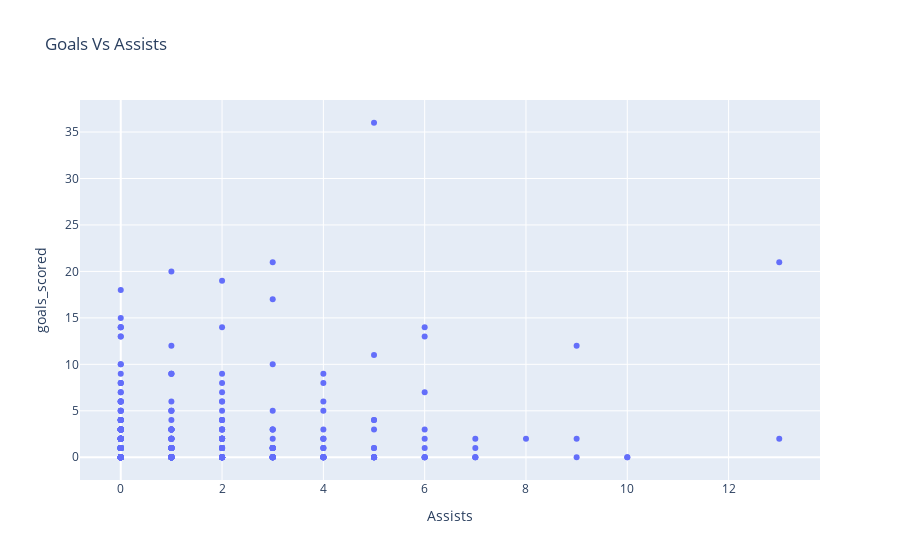

Write notebook code for a chart like this one.
### Markdown cell above
Let's first visualize some statistics to understand and interpret the data:

### Code cell
#We read the goals table
goals = pd.read_csv('datacsv/goal.csv')
player_sts = pd.read_csv('datacsv/player_stats.csv')
player_sts["goals_scored"] = 0
for goal_index, goal_row in goals.iterrows():
    pindex = player_sts.loc[player_sts['player_name'] == goal_row.player_name].index
    player_sts.at[pindex[0],'goals_scored'] +=1

fig = px.scatter(player_sts,x="Assists",y="goals_scored",title="Goals Vs Assists")
fig.show()

### Figure 1 — Plotly figure (JSON) as saved in the notebook; plotly's stock layout.template omitted (floating-point values rounded to 4 significant figures; data arrays with more than 128 entries replaced by an {"elided": "..."} marker saying what was removed)
{"data": [{"hovertemplate": "Assists=%{x}<br>goals_scored=%{y}<extra></extra>", "legendgroup": "", "marker": {"color": "#636efa", "symbol": "circle"}, "mode": "markers", "name": "", "orientation": "v", "showlegend": false, "type": "scatter", "x": {"elided": "566 int values"}, "xaxis": "x", "y": {"elided": "566 int values"}, "yaxis": "y"}], "layout": {"legend": {"tracegroupgap": 0}, "title": {"text": "Goals Vs Assists"}, "xaxis": {"anchor": "y", "domain": [0, 1], "title": {"text": "Assists"}}, "yaxis": {"anchor": "x", "domain": [0, 1], "title": {"text": "goals_scored"}}}}
